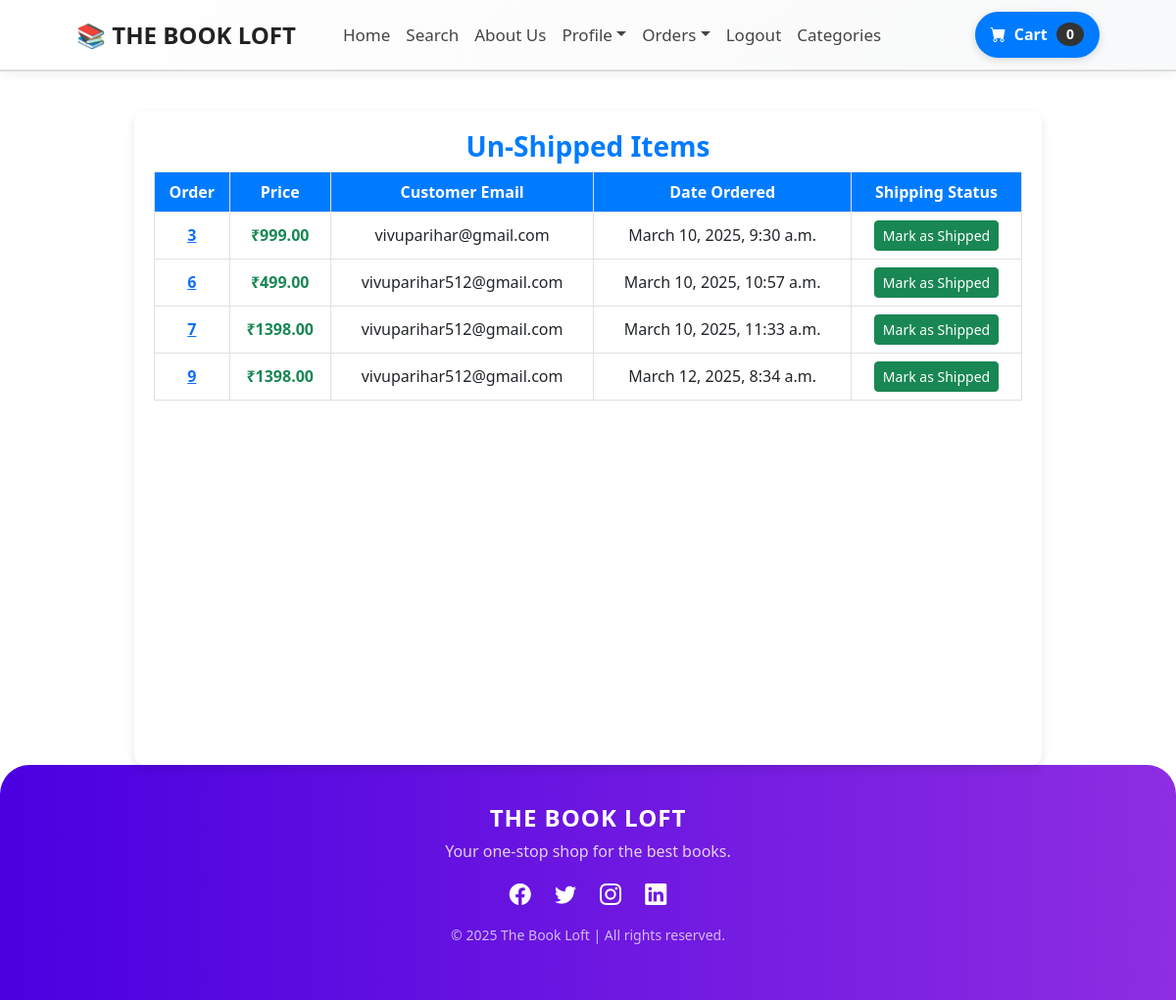
Page /payment/not_shipped_dash (signed in) on the committed database.
### payment/models.py (models this page shows, shortened)
class Order(models.Model):
    user = models.ForeignKey(User, on_delete=models.CASCADE, null=True, blank=True)
    full_name = models.CharField(max_length=250)
    email = models.EmailField(max_length=250)
    shipping_address = models.TextField(max_length=1500)
    amount_paid = models.DecimalField(max_digits=10, decimal_places=2)
    date_ordered = models.DateTimeField(auto_now_add=True)
    shipped = models.BooleanField(default=False)
    date_shipped = models.DateTimeField(blank=True, null=True)

### payment/views.py (the view, shortened to what this page needs)
# urls.py: path('not_shipped_dash', views.not_shipped_dash, name='not_shipped_dash'),
def not_shipped_dash(request):
    if request.user.is_authenticated and request.user.is_superuser:
        orders = Order.objects.filter(shipped=False)
        return render(request, "payment/not_shipped_dash.html", {"orders": orders})
    else:
        messages.error(request, "Access denied..!")
        return redirect('home')

### cart/cart.py (called while the page is built)
    def __len__(self):
        return len(self.cart)

### cart/context_processors.py (called while the page is built)
def cart(request):
    return {'cart': Cart(request)}

### payment/templates/payment/not_shipped_dash.html (shortened to what this page needs)
{% extends 'base.html' %}
{% block content %}
<div class="container about-container">
    <div class="row justify-content-center">
        <div class="col-lg-10">
            <div class="table-container">
                <h3>Un-Shipped Items</h3>
                <table class="table table-hover table-bordered">
                    <thead>
                        <tr>
                            <th scope="col">Order</th>
                            <th scope="col">Price</th>
                            <th scope="col">Customer Email</th>
                            <th scope="col">Date Ordered</th>
                            <th scope="col">Shipping Status</th>
                        </tr>
                    </thead>
                    <tbody>
                        {% for item in orders %}
                        <tr>
                            <td><a href="{% url 'orders' item.id %}"><strong>{{ item.id }}</strong></a></td>
                            <td><span class="fw-bold text-success">₹{{ item.amount_paid }}</span></td>
                            <td>{{ item.email }}</td>
                            <td>{{ item.date_ordered }}</td>
                            <td>
                                <form method="POST">
                                    <button type="submit" class="btn btn-success btn-sm">Mark as Shipped</button>
                                </form>
                            </td>
                        </tr>
                        {% endfor %}
                    </tbody>
                </table>
                <br/><br/><br/><br/><br/><br/><br/><br/><br/><br/><br/><br/><br/><br/>
            </div>
        </div>
    </div>
</div>
{% endblock %}

### payment/templates/payment/not_shipped_dash.html (style rules this page uses)
.about-container { margin-top: 40px; }
.table-container { background: white; padding: 20px; border-radius: 10px; box-shadow: 0px 4px 10px rgba(0, 0, 0, 0.1); }
.table thead { background-color: #007bff !important; color: white; }
.table th, .table td { text-align: center; vertical-align: middle; }
h3 { font-weight: 600; color: #007bff; text-align: center; }

### rows in the picture
Order: id "3", amount_paid "999.00", email "vivuparihar@gmail.com", date_ordered "March 10, 2025, 9:30 a.m."
Order: id "6", amount_paid "499.00", email "vivuparihar512@gmail.com", date_ordered "March 10, 2025, 10:57 a.m."
Order: id "7", amount_paid "1398.00", email "vivuparihar512@gmail.com", date_ordered "March 10, 2025, 11:33 a.m."
Order: id "9", amount_paid "1398.00", email "vivuparihar512@gmail.com", date_ordered "March 12, 2025, 8:34 a.m."

### other values in the picture
{{ cart|length }} "0"
